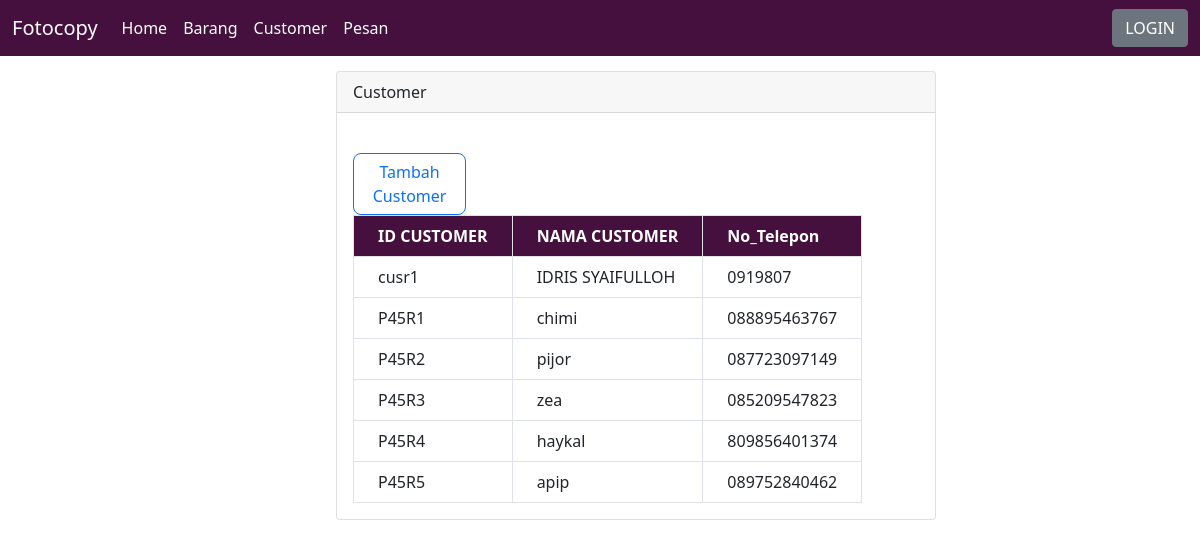
Screenshot of /customer/customer.php with the database file from the repository.
### tables this page shows
CREATE TABLE `customer` (
  `id_customer` varchar(255) NOT NULL,
  `Nama_C` varchar(255) DEFAULT NULL,
  `No_telepon` varchar(255) DEFAULT NULL
);

### customer/customer.php (the view, shortened to what this page needs)
<?php
 include '../koneksi/koneksi.php';
 $sql = "SELECT * FROM customer";
$customer = mysqli_query($conn, $sql);
?>
<!DOCTYPE html>
<html lang="en">
<head>
    <link rel="stylesheet" href="../style.css">
    <link href="https://cdn.jsdelivr.net/npm/bootstrap@5.1.3/dist/css/bootstrap.min.css" rel="stylesheet">
</head>
<body>
     <nav class="navbar navbar-expand-lg navbar-dark bg-primary bg-custom">
    <div class="container-fluid">
      <a class="navbar-brand" href="#">Fotocopy</a>
      <div class="collapse navbar-collapse" id="navbarScroll">
        <ul class="navbar-nav me-auto my-2 my-lg-0 navbar-nav-scroll" style="--bs-scroll-height: 100px;">
          <li class="nav-item">
            <a class="nav-link active" aria-current="page" href="/tugasbesar/utama.html">Home</a>
          </li>
          <li class="nav-item">
            <a class="nav-link active" href="../barang/barang.php"> Barang </a>
          </li>
          <li class="nav-item">
            <a class="nav-link active" href="customer.php"> Customer </a>
          </li>
          <li class="nav-item">
            <a class="nav-link active" href="../pesanan/pesanan.php"> Pesan </a>
          </li>
        </ul>
        <a href="../karyawan/login.php" class="btn btn-secondary">LOGIN</a>
      </div>
    </div>
  </nav>
<div class="card">
  <div class="card-header">
    Customer
  </div>
  <br>
  <div class="card-body">
  <a href="registasicustomer.php"> <button type="button" style="width: 20%; border-radius: 8px;" class="btn btn-outline-primary">Tambah Customer</button></a>
  <table class="table-responsive w-full rounded">
    <thead style= " background-color: #45103E !important;";>
        <tr>
        <th class="border px-4 py-2"> ID CUSTOMER </th>
        <th class="border px-4 py-2"> NAMA CUSTOMER </th>
        <th class="border w-1/5 px-4 py-2"> No_Telepon </th>
        </tr>
    </thead>
    <tbody>
                    <?php while ($data = mysqli_fetch_assoc($customer)): ?>
                        <tr>
                            <td class="border px-4 py-2"><?php echo $data['id_customer']; ?></td>
                            <td class="border px-4 py-2"><?php echo $data['Nama_C']; ?></td>
                            <td class="border px-4 py-2"><?php echo $data['No_telepon']; ?></td>
                        </tr>
                    <?php endwhile; ?>
                </tbody>
</table>
  </div>
</div>
</body>
</html>

### style.css (style rules this page uses)
.card { width: 600px; left: 20%; top: 15px; }
thead { border-radius: 20px; background-color:#45103E; color: white; }
.bg-custom { background-color: #45103E !important; }

### customer/customer.php (style rules this page uses)
.card { width: 600px; left: 28%; top: 15px; }
.bg-custom { background-color: #45103E !important; }

### rows the page displays
customer: id_customer "cusr1", Nama_C "IDRIS SYAIFULLOH", No_telepon "0919807"
customer: id_customer "P45R1", Nama_C "chimi", No_telepon "088895463767"
customer: id_customer "P45R2", Nama_C "pijor", No_telepon "087723097149"
customer: id_customer "P45R3", Nama_C "zea", No_telepon "085209547823"
customer: id_customer "P45R4", Nama_C "haykal", No_telepon "809856401374"
customer: id_customer "P45R5", Nama_C "apip", No_telepon "089752840462"
